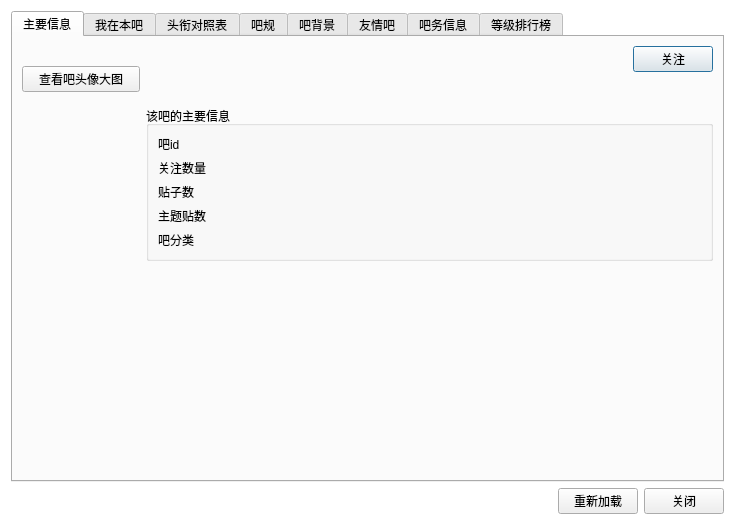
<?xml version="1.0" encoding="UTF-8"?>
<ui version="4.0">
 <class>Dialog</class>
 <widget class="QDialog" name="Dialog">
  <property name="geometry">
   <rect>
    <x>0</x>
    <y>0</y>
    <width>735</width>
    <height>525</height>
   </rect>
  </property>
  <property name="windowTitle">
   <string>吧详情</string>
  </property>
  <property name="styleSheet">
   <string notr="true">QWidget{font-family: &quot;微软雅黑&quot;;}
QDialog{background-color: rgb(255, 255, 255);}
</string>
  </property>
  <layout class="QGridLayout" name="gridLayout_5">
   <item row="1" column="0">
    <spacer name="horizontalSpacer_2">
     <property name="orientation">
      <enum>Qt::Horizontal</enum>
     </property>
     <property name="sizeHint" stdset="0">
      <size>
       <width>490</width>
       <height>20</height>
      </size>
     </property>
    </spacer>
   </item>
   <item row="0" column="0" colspan="3">
    <widget class="QTabWidget" name="tabWidget">
     <property name="maximumSize">
      <size>
       <width>16777215</width>
       <height>16777215</height>
      </size>
     </property>
     <property name="currentIndex">
      <number>0</number>
     </property>
     <widget class="QWidget" name="tab">
      <attribute name="title">
       <string>主要信息</string>
      </attribute>
      <layout class="QGridLayout" name="gridLayout" columnstretch="0,0,1">
       <item row="0" column="1" colspan="2">
        <layout class="QGridLayout" name="gridLayout_9" columnstretch="1,0">
         <property name="verticalSpacing">
          <number>8</number>
         </property>
         <item row="0" column="0">
          <widget class="QLabel" name="label_2">
           <property name="font">
            <font>
             <family>微软雅黑</family>
             <pointsize>13</pointsize>
            </font>
           </property>
           <property name="text">
            <string/>
           </property>
           <property name="textInteractionFlags">
            <set>Qt::TextBrowserInteraction</set>
           </property>
          </widget>
         </item>
         <item row="0" column="1">
          <widget class="QPushButton" name="pushButton">
           <property name="text">
            <string>关注</string>
           </property>
          </widget>
         </item>
         <item row="1" column="0" colspan="2">
          <widget class="QLabel" name="label_5">
           <property name="text">
            <string/>
           </property>
           <property name="alignment">
            <set>Qt::AlignLeading|Qt::AlignLeft|Qt::AlignTop</set>
           </property>
           <property name="wordWrap">
            <bool>true</bool>
           </property>
           <property name="textInteractionFlags">
            <set>Qt::TextBrowserInteraction</set>
           </property>
          </widget>
         </item>
        </layout>
       </item>
       <item row="0" column="0" rowspan="4">
        <layout class="QVBoxLayout" name="verticalLayout_4">
         <property name="topMargin">
          <number>0</number>
         </property>
         <item>
          <widget class="QLabel" name="label">
           <property name="text">
            <string/>
           </property>
           <property name="alignment">
            <set>Qt::AlignCenter</set>
           </property>
          </widget>
         </item>
         <item>
          <widget class="QPushButton" name="pushButton_7">
           <property name="text">
            <string>查看吧头像大图</string>
           </property>
          </widget>
         </item>
         <item>
          <spacer name="verticalSpacer">
           <property name="orientation">
            <enum>Qt::Vertical</enum>
           </property>
           <property name="sizeHint" stdset="0">
            <size>
             <width>118</width>
             <height>231</height>
            </size>
           </property>
          </spacer>
         </item>
        </layout>
       </item>
       <item row="2" column="1" colspan="2">
        <widget class="QGroupBox" name="groupBox_3">
         <property name="title">
          <string>该吧的主要信息</string>
         </property>
         <layout class="QVBoxLayout" name="verticalLayout_2">
          <item>
           <widget class="QLabel" name="label_11">
            <property name="text">
             <string>吧id</string>
            </property>
            <property name="textInteractionFlags">
             <set>Qt::TextBrowserInteraction</set>
            </property>
           </widget>
          </item>
          <item>
           <widget class="QLabel" name="label_3">
            <property name="text">
             <string>关注数量</string>
            </property>
            <property name="textInteractionFlags">
             <set>Qt::TextBrowserInteraction</set>
            </property>
           </widget>
          </item>
          <item>
           <widget class="QLabel" name="label_4">
            <property name="text">
             <string>贴子数</string>
            </property>
            <property name="textInteractionFlags">
             <set>Qt::TextBrowserInteraction</set>
            </property>
           </widget>
          </item>
          <item>
           <widget class="QLabel" name="label_13">
            <property name="text">
             <string>主题贴数</string>
            </property>
            <property name="textInteractionFlags">
             <set>Qt::TextBrowserInteraction</set>
            </property>
           </widget>
          </item>
          <item>
           <widget class="QLabel" name="label_12">
            <property name="text">
             <string>吧分类</string>
            </property>
            <property name="textInteractionFlags">
             <set>Qt::TextBrowserInteraction</set>
            </property>
           </widget>
          </item>
         </layout>
        </widget>
       </item>
       <item row="3" column="1" colspan="2">
        <spacer name="verticalSpacer_2">
         <property name="orientation">
          <enum>Qt::Vertical</enum>
         </property>
         <property name="sizeHint" stdset="0">
          <size>
           <width>20</width>
           <height>40</height>
          </size>
         </property>
        </spacer>
       </item>
      </layout>
     </widget>
     <widget class="QWidget" name="tab_7">
      <attribute name="title">
       <string>我在本吧</string>
      </attribute>
      <layout class="QGridLayout" name="gridLayout_12" rowstretch="0,0,0">
       <item row="1" column="0">
        <widget class="QGroupBox" name="groupBox">
         <property name="title">
          <string>等级与签到信息</string>
         </property>
         <property name="flat">
          <bool>true</bool>
         </property>
         <layout class="QVBoxLayout" name="verticalLayout">
          <property name="leftMargin">
           <number>0</number>
          </property>
          <property name="topMargin">
           <number>10</number>
          </property>
          <property name="rightMargin">
           <number>0</number>
          </property>
          <property name="bottomMargin">
           <number>0</number>
          </property>
          <item>
           <widget class="QLabel" name="label_7">
            <property name="text">
             <string>等级</string>
            </property>
            <property name="textInteractionFlags">
             <set>Qt::TextBrowserInteraction</set>
            </property>
           </widget>
          </item>
          <item>
           <widget class="QLabel" name="label_8">
            <property name="text">
             <string>头衔</string>
            </property>
            <property name="textInteractionFlags">
             <set>Qt::TextBrowserInteraction</set>
            </property>
           </widget>
          </item>
          <item>
           <widget class="QLabel" name="label_25">
            <property name="text">
             <string>关注天数</string>
            </property>
            <property name="textInteractionFlags">
             <set>Qt::TextBrowserInteraction</set>
            </property>
           </widget>
          </item>
          <item>
           <widget class="QLabel" name="label_26">
            <property name="text">
             <string>总发贴数</string>
            </property>
            <property name="textInteractionFlags">
             <set>Qt::TextBrowserInteraction</set>
            </property>
           </widget>
          </item>
          <item>
           <widget class="QLabel" name="label_27">
            <property name="text">
             <string>今日发贴回贴数</string>
            </property>
            <property name="textInteractionFlags">
             <set>Qt::TextBrowserInteraction</set>
            </property>
           </widget>
          </item>
          <item>
           <widget class="Line" name="line">
            <property name="orientation">
             <enum>Qt::Horizontal</enum>
            </property>
           </widget>
          </item>
          <item>
           <layout class="QGridLayout" name="gridLayout_10">
            <item row="0" column="0" rowspan="2">
             <widget class="QLabel" name="label_16">
              <property name="text">
               <string>经验值：</string>
              </property>
              <property name="textInteractionFlags">
               <set>Qt::LinksAccessibleByKeyboard|Qt::LinksAccessibleByMouse</set>
              </property>
             </widget>
            </item>
            <item row="1" column="1">
             <widget class="QProgressBar" name="progressBar">
              <property name="maximumSize">
               <size>
                <width>16777215</width>
                <height>17</height>
               </size>
              </property>
              <property name="value">
               <number>0</number>
              </property>
              <property name="textVisible">
               <bool>false</bool>
              </property>
             </widget>
            </item>
            <item row="0" column="1">
             <widget class="QLabel" name="label_9">
              <property name="text">
               <string>xxxx / xxxx，距离下一等级还差 xx</string>
              </property>
              <property name="textInteractionFlags">
               <set>Qt::TextBrowserInteraction</set>
              </property>
             </widget>
            </item>
            <item row="0" column="2" rowspan="2">
             <widget class="QPushButton" name="pushButton_2">
              <property name="text">
               <string>签到</string>
              </property>
             </widget>
            </item>
           </layout>
          </item>
          <item>
           <layout class="QGridLayout" name="gridLayout_11" columnstretch="1">
            <item row="2" column="0">
             <widget class="QLabel" name="label_18">
              <property name="text">
               <string>漏签天数</string>
              </property>
              <property name="textInteractionFlags">
               <set>Qt::TextBrowserInteraction</set>
              </property>
             </widget>
            </item>
            <item row="1" column="0">
             <widget class="QLabel" name="label_17">
              <property name="text">
               <string>连签天数</string>
              </property>
              <property name="textInteractionFlags">
               <set>Qt::TextBrowserInteraction</set>
              </property>
             </widget>
            </item>
            <item row="0" column="0">
             <widget class="QLabel" name="label_10">
              <property name="text">
               <string>共计签到天数</string>
              </property>
              <property name="textInteractionFlags">
               <set>Qt::TextBrowserInteraction</set>
              </property>
             </widget>
            </item>
            <item row="3" column="0">
             <widget class="QLabel" name="label_28">
              <property name="text">
               <string>今日签到名次</string>
              </property>
              <property name="textInteractionFlags">
               <set>Qt::TextBrowserInteraction</set>
              </property>
             </widget>
            </item>
           </layout>
          </item>
         </layout>
        </widget>
       </item>
       <item row="0" column="0">
        <widget class="QLabel" name="label_6">
         <property name="font">
          <font>
           <family>微软雅黑</family>
           <pointsize>12</pointsize>
          </font>
         </property>
         <property name="text">
          <string>是否关注</string>
         </property>
         <property name="textInteractionFlags">
          <set>Qt::TextBrowserInteraction</set>
         </property>
        </widget>
       </item>
       <item row="2" column="0">
        <spacer name="verticalSpacer_3">
         <property name="orientation">
          <enum>Qt::Vertical</enum>
         </property>
         <property name="sizeHint" stdset="0">
          <size>
           <width>20</width>
           <height>40</height>
          </size>
         </property>
        </spacer>
       </item>
      </layout>
     </widget>
     <widget class="QWidget" name="tab_8">
      <attribute name="title">
       <string>头衔对照表</string>
      </attribute>
      <layout class="QGridLayout" name="gridLayout_13">
       <property name="leftMargin">
        <number>0</number>
       </property>
       <property name="topMargin">
        <number>0</number>
       </property>
       <property name="rightMargin">
        <number>0</number>
       </property>
       <property name="bottomMargin">
        <number>0</number>
       </property>
       <item row="0" column="0">
        <widget class="QTableWidget" name="tableWidget">
         <property name="frameShape">
          <enum>QFrame::NoFrame</enum>
         </property>
         <column>
          <property name="text">
           <string>等级</string>
          </property>
         </column>
         <column>
          <property name="text">
           <string>对应头衔</string>
          </property>
         </column>
         <column>
          <property name="text">
           <string>所需经验值</string>
          </property>
         </column>
        </widget>
       </item>
      </layout>
     </widget>
     <widget class="QWidget" name="tab_6">
      <attribute name="title">
       <string>吧规</string>
      </attribute>
      <layout class="QGridLayout" name="gridLayout_8">
       <property name="leftMargin">
        <number>0</number>
       </property>
       <property name="topMargin">
        <number>0</number>
       </property>
       <property name="rightMargin">
        <number>0</number>
       </property>
       <property name="bottomMargin">
        <number>0</number>
       </property>
       <item row="0" column="0">
        <widget class="QTextBrowser" name="textBrowser">
         <property name="font">
          <font>
           <family>微软雅黑</family>
           <pointsize>10</pointsize>
          </font>
         </property>
         <property name="openExternalLinks">
          <bool>true</bool>
         </property>
        </widget>
       </item>
      </layout>
     </widget>
     <widget class="QWidget" name="tab_5">
      <attribute name="title">
       <string>吧背景</string>
      </attribute>
      <layout class="QGridLayout" name="gridLayout_7">
       <property name="leftMargin">
        <number>0</number>
       </property>
       <property name="topMargin">
        <number>0</number>
       </property>
       <property name="rightMargin">
        <number>0</number>
       </property>
       <property name="bottomMargin">
        <number>0</number>
       </property>
       <item row="0" column="1">
        <widget class="QPushButton" name="pushButton_6">
         <property name="text">
          <string>复制图片链接</string>
         </property>
        </widget>
       </item>
       <item row="0" column="2">
        <widget class="QPushButton" name="pushButton_4">
         <property name="text">
          <string>保存图片</string>
         </property>
        </widget>
       </item>
       <item row="0" column="0">
        <spacer name="horizontalSpacer_3">
         <property name="orientation">
          <enum>Qt::Horizontal</enum>
         </property>
         <property name="sizeHint" stdset="0">
          <size>
           <width>40</width>
           <height>20</height>
          </size>
         </property>
        </spacer>
       </item>
       <item row="1" column="0" colspan="3">
        <widget class="QScrollArea" name="scrollArea">
         <property name="frameShape">
          <enum>QFrame::NoFrame</enum>
         </property>
         <property name="widgetResizable">
          <bool>true</bool>
         </property>
         <widget class="QWidget" name="scrollAreaWidgetContents">
          <property name="geometry">
           <rect>
            <x>0</x>
            <y>0</y>
            <width>711</width>
            <height>418</height>
           </rect>
          </property>
          <property name="palette">
           <palette>
            <active>
             <colorrole role="Window">
              <brush brushstyle="SolidPattern">
               <color alpha="255">
                <red>255</red>
                <green>255</green>
                <blue>255</blue>
               </color>
              </brush>
             </colorrole>
            </active>
            <inactive>
             <colorrole role="Window">
              <brush brushstyle="SolidPattern">
               <color alpha="255">
                <red>255</red>
                <green>255</green>
                <blue>255</blue>
               </color>
              </brush>
             </colorrole>
            </inactive>
            <disabled>
             <colorrole role="Base">
              <brush brushstyle="SolidPattern">
               <color alpha="255">
                <red>255</red>
                <green>255</green>
                <blue>255</blue>
               </color>
              </brush>
             </colorrole>
             <colorrole role="Window">
              <brush brushstyle="SolidPattern">
               <color alpha="255">
                <red>255</red>
                <green>255</green>
                <blue>255</blue>
               </color>
              </brush>
             </colorrole>
            </disabled>
           </palette>
          </property>
          <layout class="QGridLayout" name="gridLayout_6">
           <property name="leftMargin">
            <number>0</number>
           </property>
           <property name="topMargin">
            <number>0</number>
           </property>
           <property name="rightMargin">
            <number>0</number>
           </property>
           <property name="bottomMargin">
            <number>0</number>
           </property>
           <item row="0" column="0">
            <widget class="QLabel" name="label_14">
             <property name="text">
              <string/>
             </property>
             <property name="scaledContents">
              <bool>false</bool>
             </property>
             <property name="alignment">
              <set>Qt::AlignCenter</set>
             </property>
            </widget>
           </item>
          </layout>
         </widget>
        </widget>
       </item>
      </layout>
     </widget>
     <widget class="QWidget" name="tab_3">
      <attribute name="title">
       <string>友情吧</string>
      </attribute>
      <layout class="QGridLayout" name="gridLayout_3">
       <property name="leftMargin">
        <number>0</number>
       </property>
       <property name="topMargin">
        <number>0</number>
       </property>
       <property name="rightMargin">
        <number>0</number>
       </property>
       <property name="bottomMargin">
        <number>0</number>
       </property>
       <item row="0" column="0">
        <widget class="QListWidget" name="listWidget">
         <property name="frameShape">
          <enum>QFrame::NoFrame</enum>
         </property>
         <property name="sizeAdjustPolicy">
          <enum>QAbstractScrollArea::AdjustToContents</enum>
         </property>
         <property name="verticalScrollMode">
          <enum>QAbstractItemView::ScrollPerPixel</enum>
         </property>
         <property name="horizontalScrollMode">
          <enum>QAbstractItemView::ScrollPerPixel</enum>
         </property>
         <property name="resizeMode">
          <enum>QListView::Adjust</enum>
         </property>
         <property name="wordWrap">
          <bool>true</bool>
         </property>
        </widget>
       </item>
      </layout>
     </widget>
     <widget class="QWidget" name="tab_2">
      <attribute name="title">
       <string>吧务信息</string>
      </attribute>
      <layout class="QGridLayout" name="gridLayout_2">
       <property name="leftMargin">
        <number>0</number>
       </property>
       <property name="topMargin">
        <number>0</number>
       </property>
       <property name="rightMargin">
        <number>0</number>
       </property>
       <property name="bottomMargin">
        <number>0</number>
       </property>
       <item row="0" column="0">
        <widget class="QTreeWidget" name="treeWidget">
         <property name="frameShape">
          <enum>QFrame::NoFrame</enum>
         </property>
         <column>
          <property name="text">
           <string>用户</string>
          </property>
         </column>
         <column>
          <property name="text">
           <string>吧等级</string>
          </property>
         </column>
         <column>
          <property name="text">
           <string>吧务类型</string>
          </property>
         </column>
        </widget>
       </item>
      </layout>
     </widget>
     <widget class="QWidget" name="tab_4">
      <attribute name="title">
       <string>等级排行榜</string>
      </attribute>
      <layout class="QGridLayout" name="gridLayout_4">
       <item row="0" column="0">
        <widget class="QLabel" name="label_15">
         <property name="text">
          <string>&lt;html&gt;&lt;head/&gt;&lt;body&gt;&lt;p&gt;很抱歉，出于加载时的性能问题，该功能已被停用。&lt;br/&gt;该页面将在将来的版本中删除。&lt;/p&gt;&lt;p&gt;你可以到 &lt;a href=&quot;https://tieba.baidu.com/f/like/furank?kw=xxx&amp;amp;ie=utf-8&quot;&gt;&lt;span style=&quot; text-decoration: underline; color:#0000ff;&quot;&gt;牛人排行榜&lt;/span&gt;&lt;/a&gt; 中查看吧等级排行榜。&lt;/p&gt;&lt;/body&gt;&lt;/html&gt;</string>
         </property>
         <property name="alignment">
          <set>Qt::AlignLeading|Qt::AlignLeft|Qt::AlignTop</set>
         </property>
         <property name="wordWrap">
          <bool>true</bool>
         </property>
         <property name="openExternalLinks">
          <bool>false</bool>
         </property>
        </widget>
       </item>
      </layout>
     </widget>
    </widget>
   </item>
   <item row="1" column="2">
    <widget class="QPushButton" name="pushButton_5">
     <property name="text">
      <string>关闭</string>
     </property>
    </widget>
   </item>
   <item row="1" column="1">
    <widget class="QPushButton" name="pushButton_8">
     <property name="text">
      <string>重新加载</string>
     </property>
    </widget>
   </item>
  </layout>
 </widget>
 <resources/>
 <connections/>
</ui>
